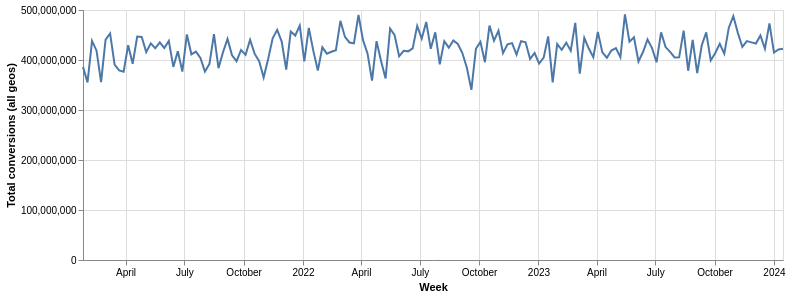
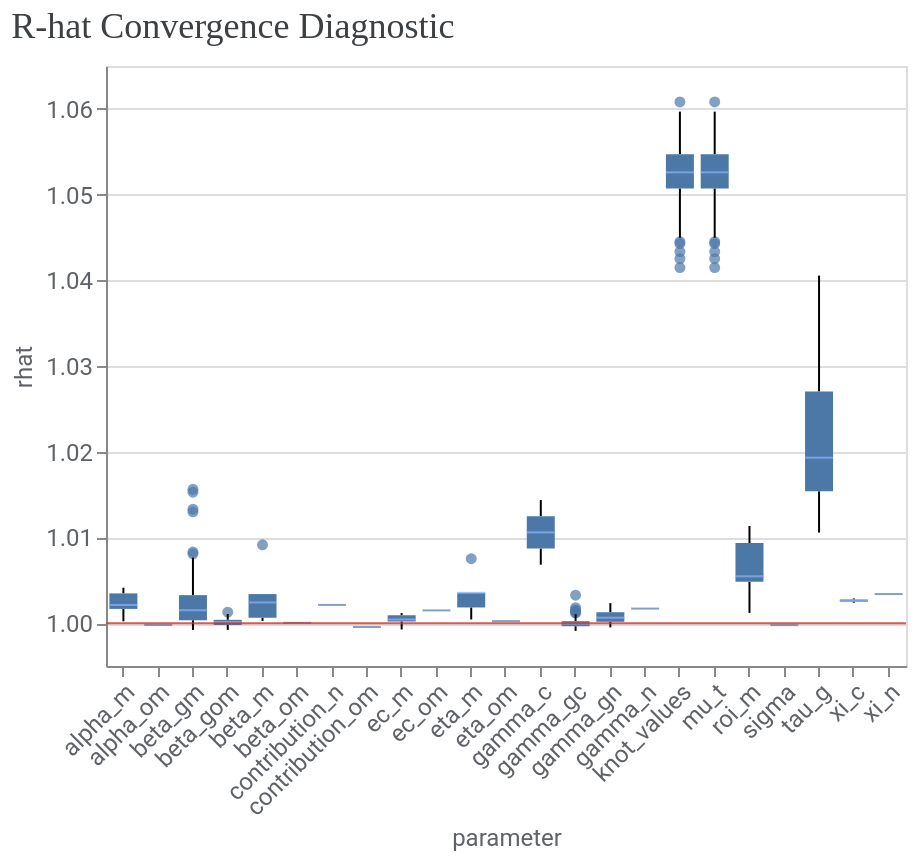
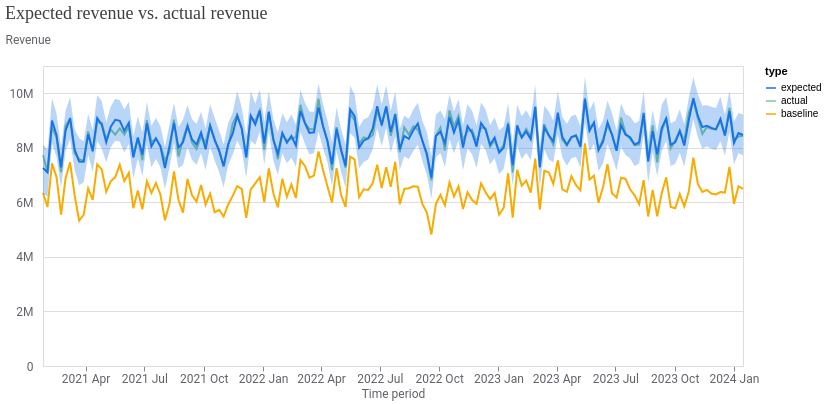

Write notebook code for charts like these, in order.
### Code cell
budget_optimizer = optimizer.BudgetOptimizer(mmm)
optimization_results = budget_optimizer.optimize()

show(optimization_results.plot_budget_allocation(),
     "Optimized budget allocation")
show(optimization_results.plot_spend_delta(),
     "Recommended spend change per channel")
show(optimization_results.plot_incremental_outcome_delta(),
     "Incremental outcome gained by reallocating")
show(optimization_results.plot_response_curves(),
     "Response curves with current vs. optimal spend points")

flexible_results = budget_optimizer.optimize(
    fixed_budget=False,
    target_roi=1.5,
)
show(flexible_results.plot_budget_allocation(),
     "Flexible-budget allocation at target ROI = 1.5")

mmm_summarizer = summarizer.Summarizer(mmm)
mmm_summarizer.output_model_results_summary(
    "model_results_summary.html", "/content", "2021-01-25", "2024-01-15"
)
optimization_results.output_optimization_summary(
    "budget_optimization_summary.html", "/content"
)
print("Reports written to /content/model_results_summary.html "
      "and /content/budget_optimization_summary.html")

save_path = "/content/saved_mmm.pkl"
model.save_mmm(mmm, save_path)
mmm_reloaded = model.load_mmm(save_path)
print("Model saved and reloaded from", save_path)

roi_reloaded = np.asarray(analyzer.Analyzer(mmm_reloaded).roi()).mean(axis=(0, 1))
print("Reloaded ROI means:", np.round(roi_reloaded, 3))

print("\n" + "=" * 70)
print("TUTORIAL COMPLETE ✔")
print("Next steps with YOUR data:")
print("  1. Replace CSV_URL and CoordToColumns with your columns.")
print("  2. Calibrate per-channel ROI priors with experiment results.")
print("  3. Check R-hat < 1.05 before trusting any output.")
print("  4. Use holdout_id in ModelSpec for out-of-sample validation.")
print("=" * 70)

### Figure 1 — Vega-Lite specification as saved in the notebook (floating-point values rounded to 4 significant figures; data arrays with more than 128 entries replaced by an {"elided": "..."} marker saying what was removed)
{"config": {"view": {"continuousWidth": 300, "continuousHeight": 300}}, "data": {"name": "data-2935e6bddeb4f0f60dcae1c290d22913"}, "mark": {"type": "line"}, "encoding": {"x": {"field": "time", "title": "Week", "type": "temporal"}, "y": {"field": "conversions", "title": "Total conversions (all geos)", "type": "quantitative"}}, "height": 250, "width": 700, "$schema": "https://vega.github.io/schema/vega-lite/v5.20.1.json", "datasets": {"data-2935e6bddeb4f0f60dcae1c290d22913": {"elided": "156 records"}}}

### Figure 2 — Vega-Lite specification as saved in the notebook (floating-point values rounded to 4 significant figures; data arrays with more than 128 entries replaced by an {"elided": "..."} marker saying what was removed)
{"config": {"view": {"continuousWidth": 300, "continuousHeight": 300}, "axis": {"labelColor": "#5F6368", "labelFont": "Roboto", "labelFontSize": 12, "titleColor": "#5F6368", "titleFont": "Roboto", "titleFontSize": 12, "titleFontWeight": "normal"}}, "layer": [{"data": {"name": "data-7bd31ced9b687faa2ad60725e2373913"}, "mark": {"type": "boxplot", "median": {"color": "#8AB4F8"}, "outliers": {"filled": true}}, "encoding": {"x": {"axis": {"labelAngle": -45}, "field": "parameter", "type": "nominal"}, "y": {"field": "rhat", "scale": {"zero": false}, "type": "quantitative"}}}, {"data": {"name": "empty"}, "mark": {"type": "rule", "color": "#D93025", "opacity": 0.8}, "encoding": {"y": {"datum": 1}}}], "title": {"text": "R-hat Convergence Diagnostic", "anchor": "start", "color": "#3C4043", "font": "Google Sans Display", "fontSize": 18, "fontWeight": "normal", "offset": 10}, "width": 400, "$schema": "https://vega.github.io/schema/vega-lite/v5.20.1.json", "datasets": {"data-7bd31ced9b687faa2ad60725e2373913": {"elided": "749 records"}, "empty": [{}]}}

### Figure 3 — Vega-Lite specification as saved in the notebook (floating-point values rounded to 4 significant figures; data arrays with more than 128 entries replaced by an {"elided": "..."} marker saying what was removed)
{"config": {"view": {"continuousWidth": 300, "continuousHeight": 300}, "axis": {"labelColor": "#5F6368", "labelFont": "Roboto", "labelFontSize": 12, "titleColor": "#5F6368", "titleFont": "Roboto", "titleFontSize": 12, "titleFontWeight": "normal"}}, "layer": [{"mark": {"type": "line"}, "encoding": {"color": {"field": "type", "scale": {"domain": ["expected", "actual", "baseline"], "range": ["#1A73E8", "#81C995", "#F9AB00"]}, "type": "nominal"}, "x": {"axis": {"domainColor": "#DADCE0", "format": "%Y %b", "grid": false, "tickCount": 8}, "field": "time", "title": "Time period", "type": "temporal"}, "y": {"axis": {"domain": false, "labelExpr": "replace(format(datum.value, '.3~s'), 'G', 'B')", "labelPadding": 10, "tickCount": 5, "ticks": false, "titleAlign": "left", "titleAngle": 0, "titleY": -20}, "field": "mean", "title": "Revenue", "type": "quantitative"}}}, {"mark": {"type": "rule", "opacity": 0}, "encoding": {"opacity": {"condition": {"param": "param_2", "value": 0.3, "empty": false}, "value": 0}, "tooltip": [{"field": "time", "title": "Time period", "type": "temporal"}, {"field": "expected", "format": ",.0f", "title": "Expected", "type": "quantitative"}, {"field": "actual", "format": ",.0f", "title": "Actual", "type": "quantitative"}, {"field": "baseline", "format": ",.0f", "title": "Baseline", "type": "quantitative"}], "x": {"field": "time", "type": "temporal"}}, "name": "view_2", "transform": [{"pivot": "type", "value": "mean", "groupby": ["time"]}]}, {"mark": {"type": "circle", "filled": false, "size": 36}, "encoding": {"color": {"field": "type", "legend": null, "scale": {"domain": ["expected", "actual", "baseline"], "range": ["#1A73E8", "#81C995", "#F9AB00"]}, "type": "nominal"}, "opacity": {"condition": {"param": "param_2", "value": 1, "empty": false}, "value": 0}, "x": {"field": "time", "type": "temporal"}, "y": {"field": "mean", "type": "quantitative"}}}, {"mark": {"type": "area", "opacity": 0.3}, "encoding": {"color": {"field": "type", "legend": null, "scale": {"domain": ["expected"], "range": ["#1A73E8"]}, "type": "nominal"}, "x": {"field": "time", "type": "temporal"}, "y": {"field": "ci_hi", "type": "quantitative"}, "y2": {"field": "ci_lo"}}}], "data": {"name": "data-666a358641d36943164b64467c7fabe1"}, "params": [{"name": "param_2", "select": {"type": "point", "clear": "pointerout", "fields": ["time"], "nearest": true, "on": "pointerover"}, "views": ["view_2"]}], "resolve": {"scale": {"color": "independent"}}, "title": {"text": "Expected revenue vs. actual revenue", "anchor": "start", "color": "#3C4043", "font": "Google Sans Display", "fontSize": 18, "fontWeight": "normal", "offset": 10}, "width": 700, "$schema": "https://vega.github.io/schema/vega-lite/v5.20.1.json", "datasets": {"data-666a358641d36943164b64467c7fabe1": {"elided": "468 records"}}}
